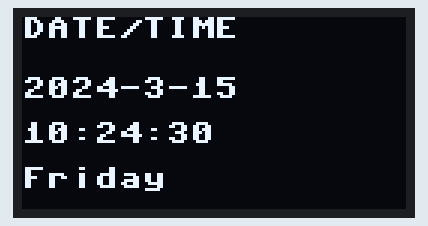
Simulated run of this program. Board: MicroPython board. On the bench: 128×64 one-colour display. The clock reads 2024-03-15 10:24:30 at power-on unless the program sets it; what the program prints to the serial console is not drawn.

Above: at 0.1 s.
At 15.3 s:
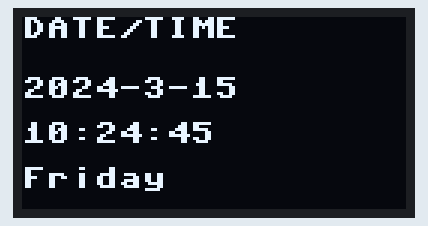
At 25.4 s:
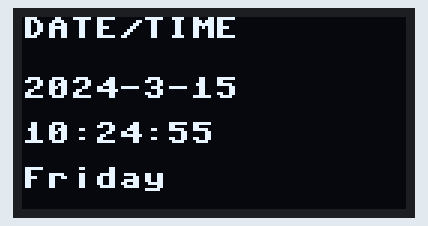
At 35.5 s:
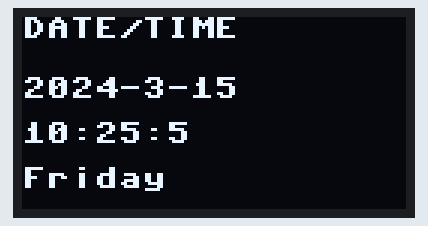

Measured:
- what the display in image 1 shows lasts 5.1 s, from 15.2 s to 20.3 s

The program:

main.py
```python
#Library
import time
from machine import Pin, I2C
from ssd1306 import SSD1306_I2C

#setup
i2c=I2C(0, scl = Pin(17), sda = Pin(16), freq=400000)
WIDTH = 128
HEIGHT = 64
display = SSD1306_I2C(WIDTH, HEIGHT, i2c)

days =('Monday','Tuesday','Wednesday','Thursday','Friday','Saturday','Sunday')

while True:
    time_now=time.localtime()
    print(time_now)
    date_today=str(time_now[0])+'-'+str(time_now[1])+'-'+str(time_now[2])
    present_time = str(time_now[3]) + ":" + str(time_now[4])+':'+str(time_now[5])
    today = days[time_now[6]]
    display.fill(0)
    display.show()
    display.text("DATE/TIME",0,0)
    display.text(date_today,0,20)
    display.text(present_time,0,35)
    display.text(today,0,50)

    display.show()
    time.sleep(5)
```
